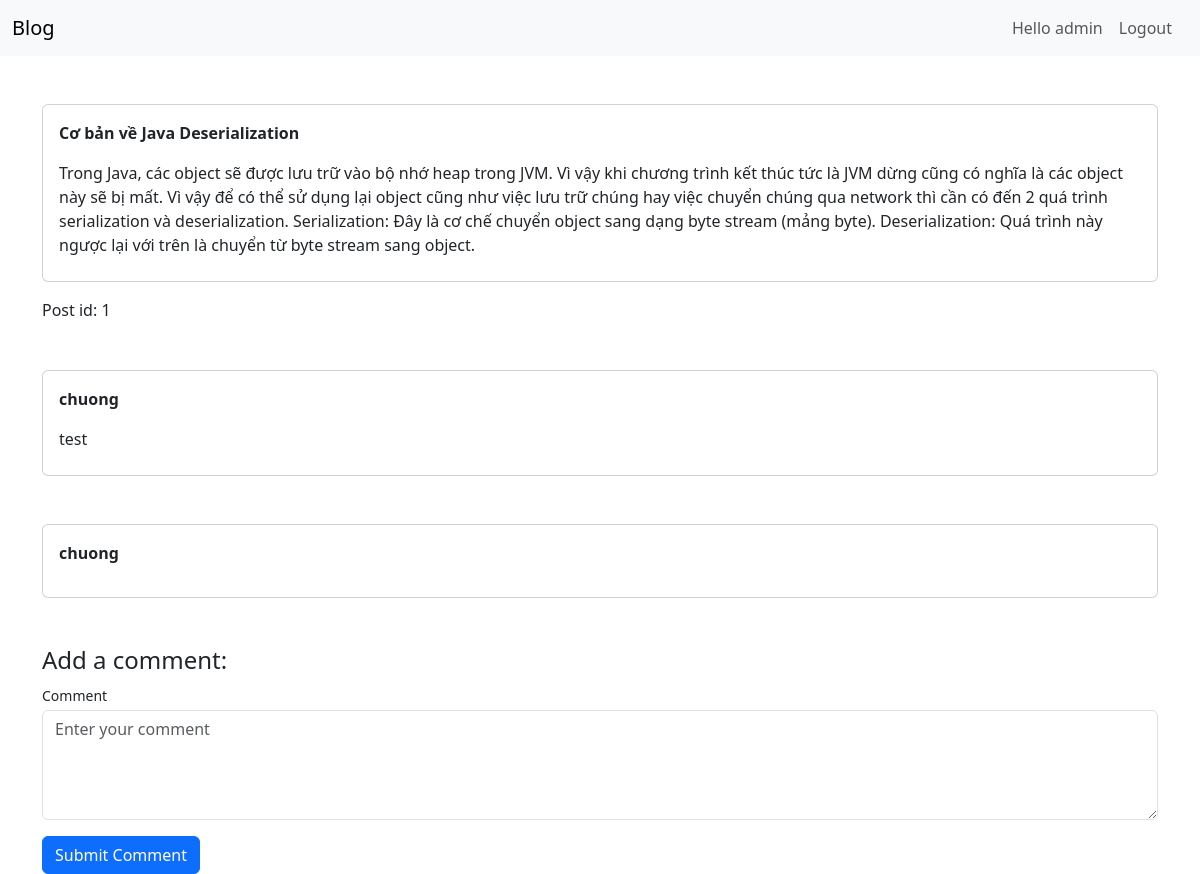
The page /view.php?id=1 (signed in) on the database its author committed.
### tables this page shows
CREATE TABLE `posts` (
  `id` int NOT NULL AUTO_INCREMENT,
  `title` varchar(50) NOT NULL,
  `content` text NOT NULL,
  `authorid` int NOT NULL,
  PRIMARY KEY (`id`),
  KEY `ForeignKey` (`authorid`),
  CONSTRAINT `ForeignKey` FOREIGN KEY (`authorid`) REFERENCES `users` (`id`)
);

CREATE TABLE `comments` (
  `id` int NOT NULL AUTO_INCREMENT,
  `authorname` varchar(50) NOT NULL,
  `postid` int NOT NULL,
  `content` text,
  PRIMARY KEY (`id`),
  KEY `ForeignKey2` (`postid`),
  KEY `ForeignKey1` (`authorname`),
  CONSTRAINT `ForeignKey2` FOREIGN KEY (`postid`) REFERENCES `posts` (`id`)
);

### view.php (the view, shortened to what this page needs)
<!DOCTYPE html>
<html lang="en">
<head>
    <link href="https://cdn.jsdelivr.net/npm/bootstrap@5.3.2/dist/css/bootstrap.min.css" rel="stylesheet">
</head>
<body>
<?php
    include_once 'nav.php';
    include_once 'dbconnect.php';
    $postId = $_GET['id'];
    $stmt = $conn->prepare("SELECT * FROM posts WHERE id = ?");
    $stmt->bind_param("i", $postId);
    $stmt->execute();
    $result = $stmt->get_result();
    if ($result->num_rows > 0) {
        while ($row = $result->fetch_assoc()) {?>
    <div class="container mt-5">
        <div class="mb-3">
            <div class="card">
                <div class="card-body">
                    <p class="card-text"><b><?=$row['title']?></b></p>
                    <p class="card-title"><?=$row['content']?></p>
                </div>
            </div>
        </div>
        <?php
        }
    }?>
    <div id="postid" class=""></div>
    </div>
<?php
    $stmt = $conn->prepare("SELECT * FROM comments WHERE postid = ?");
    $stmt->bind_param("i", $postId);
    $stmt->execute();
    $result = $stmt->get_result();
    if ($result->num_rows > 0) {
        while ($row = $result->fetch_assoc()) {?>
    <div class="container mt-5">
        <div class="mb-3">
            <div class="card">
                <div class="card-body">
                    <p class="card-text"><b><?=$row['authorname']?></b></p>
                    <p class="card-title"><?=$row['content']?></p>
                </div>
            </div>
        </div>
    </div><?php
        }
    }
?>
<div class="container mt-5">
 <h4>Add a comment:</h4>
    <form action="" method="POST">
        <div class="mb-3">
            <label class="small mb-1" for="comment">Comment</label>
            <textarea  class="form-control" id="comment" name="comment" rows="4" placeholder="Enter your comment"></textarea>
        </div>
        <button class="btn btn-primary" type="submit">Submit Comment</button>
    </form>
</div>
</body>
</html>

### rows shown on the page
posts: title "Cơ bản về Java Deserialization", content "Trong Java, các object sẽ được lưu trữ vào bộ nhớ heap trong JVM. Vì vậy khi chương trình kết thúc tức là JVM dừng cũng có nghĩa là các object này sẽ bị mất. Vì vậy để có thể sử dụng lại object cũng như việc lưu trữ chúng hay việc chuyển chúng qua network thì cần có đến 2 quá trình serialization và deserialization. Serialization: Đây là cơ chế chuyển object sang dạng byte stream (mảng byte). Deserialization: Quá trình này ngược lại với trên là chuyển từ byte stream sang object."
comments: authorname "chuong", content "test"
comments: authorname "chuong"

### other values the page prints
$_SESSION['username'] "admin"
